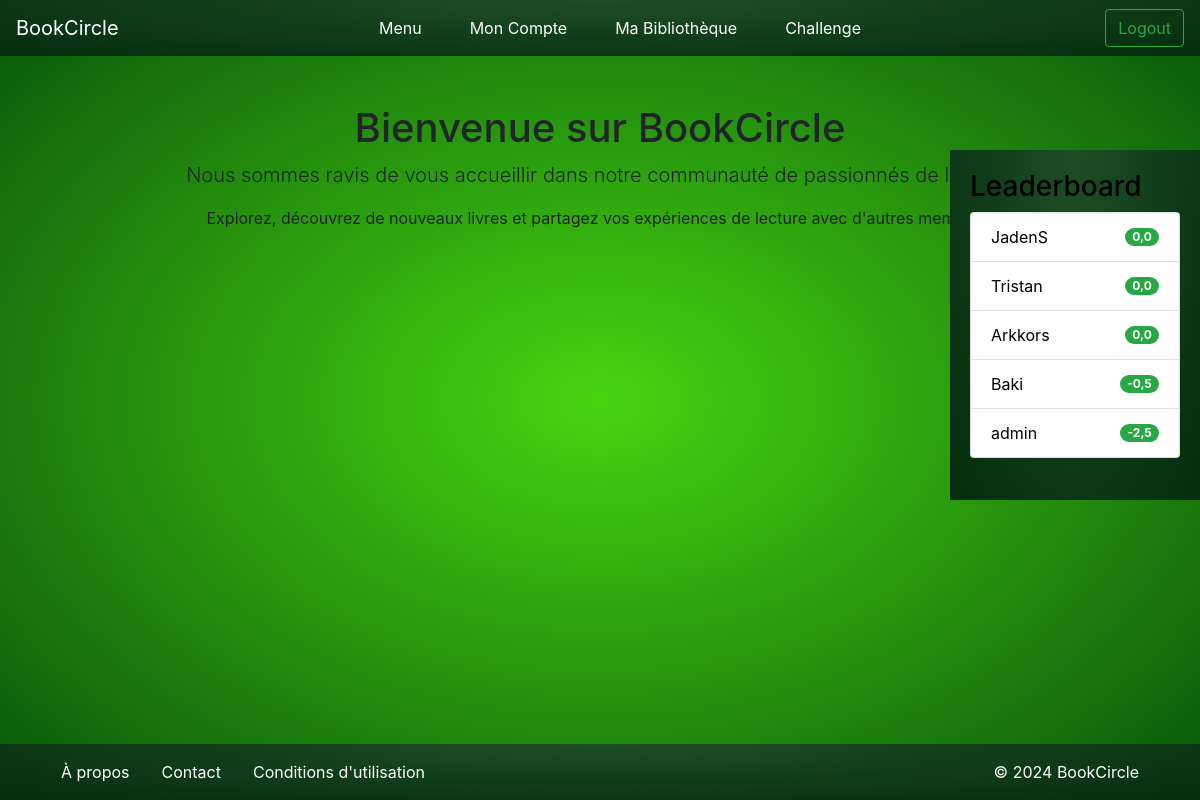
The app's page / (signed in), older data.
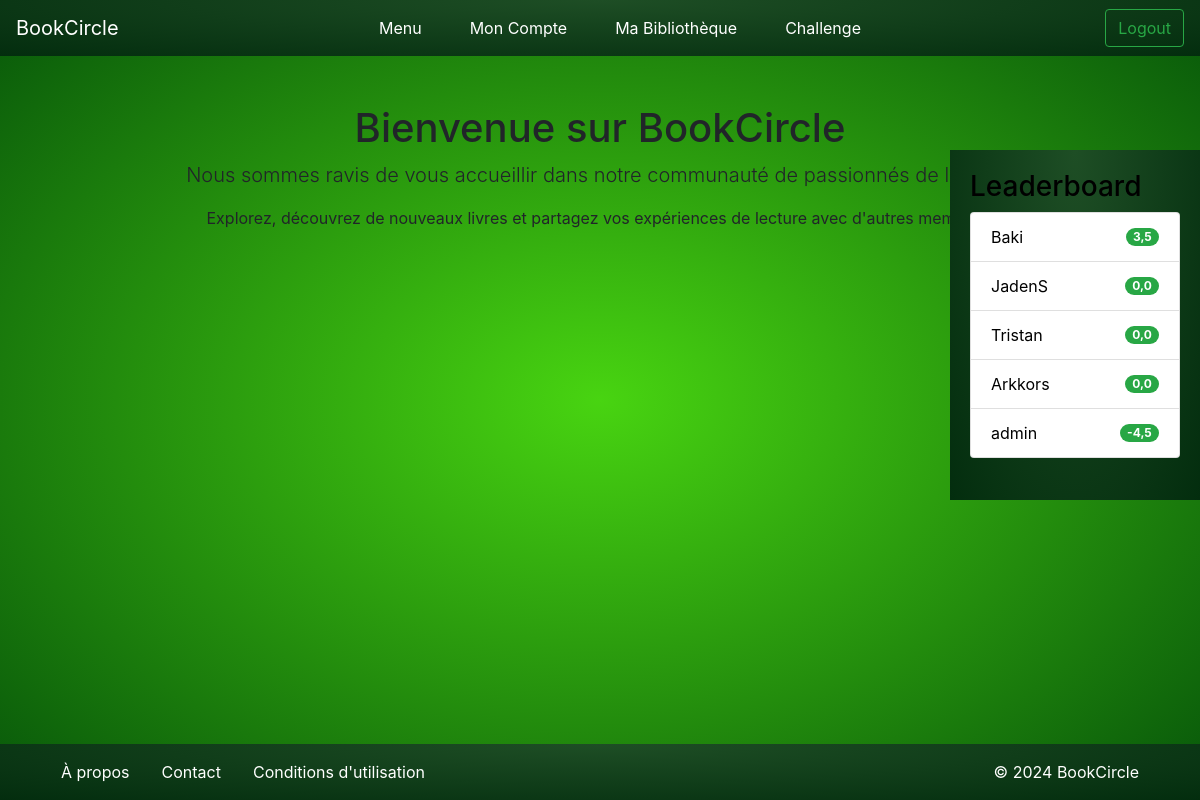
The same page, newer data.
### bookc/models.py (models this page shows, shortened)
class UserProfile(models.Model):
    user = models.OneToOneField(User, on_delete=models.CASCADE)
    bio = models.TextField(blank=True, null=True)
    profile_picture = models.ImageField(upload_to='profiles/', blank=True, null=True)
    date_of_birth = models.DateField(blank=True, null=True)
    score = models.FloatField(default=0)  # Nouveau champ score avec valeur par défaut 0

### bookc/views.py (the view)
# urls.py: 2. Add a URL to urlpatterns:  path('', views.home, name='home')
@login_required
def home(request):
   return render(request, "home.html")

### bookc/context_processors.py (called while the page is built)
def leaderboard(request):
    top_users = UserProfile.objects.select_related('user').order_by('-score')[:5]  # Limite à 10 pour éviter de surcharger l'affichage
    return {
        'leaderboard_users': top_users
    }

### templates/home.html (shortened to what this page needs)
{% extends "base.html" %}
{% block content %}
    <div class="container mt-5 text-center">
        <h1>Bienvenue sur BookCircle</h1>
        <p class="lead">Nous sommes ravis de vous accueillir dans notre communauté de passionnés de lecture.</p>
        <p>Explorez, découvrez de nouveaux livres et partagez vos expériences de lecture avec d'autres membres.</p>
    </div>
{% endblock %}

### templates/components/sidebar.html
<div class="sidebar">
    <h3>Leaderboard</h3>
    <ul class="list-group">
        {% for profile in leaderboard_users %}
            <li class="list-group-item d-flex justify-content-between align-items-center">
                {{ profile.user.username }}
                <span class="badge badge-success badge-pill">{{ profile.score }}</span>
            </li>
        {% empty %}
            <li class="list-group-item">Aucun utilisateur trouvé.</li>
        {% endfor %}
    </ul>
</div>

Row changes from the older to the newer data that the page shows:
changed UserProfile "Baki": score "-0,5" → "3,5"; moves up the list
changed UserProfile "admin": score "-2,5" → "-4,5"
